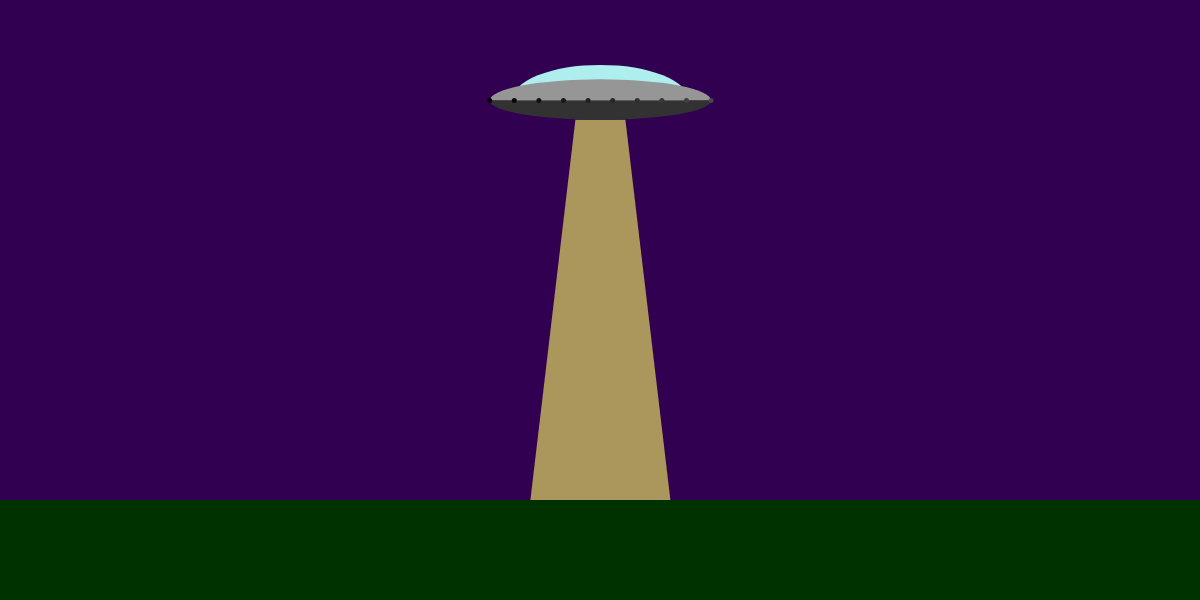
Frame 1 (no input)
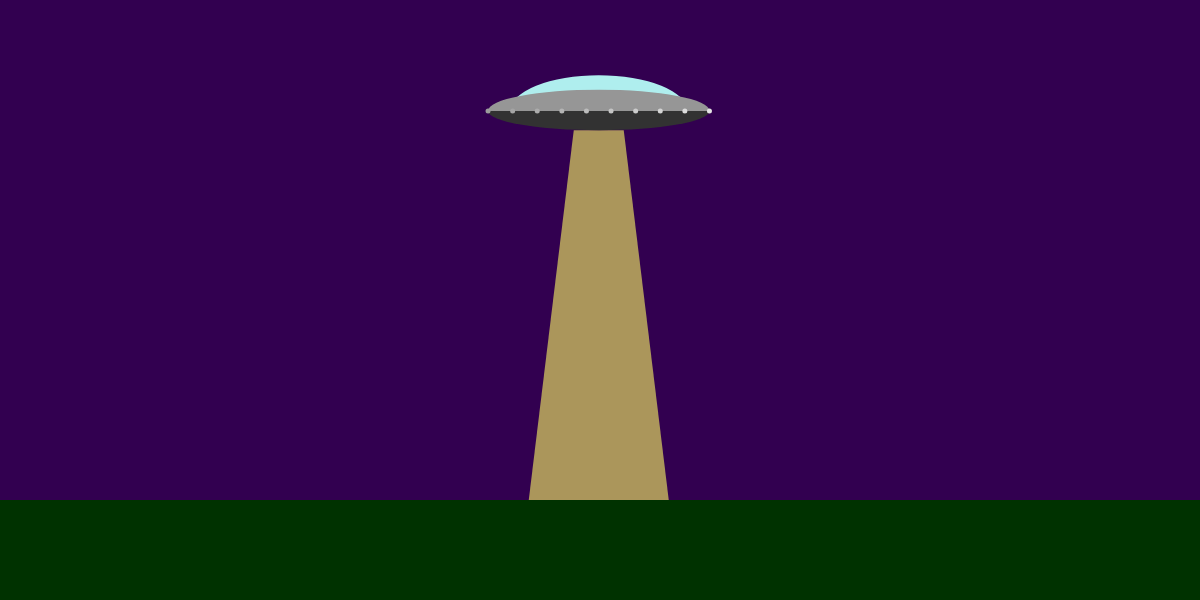
Frame 60 (no input)
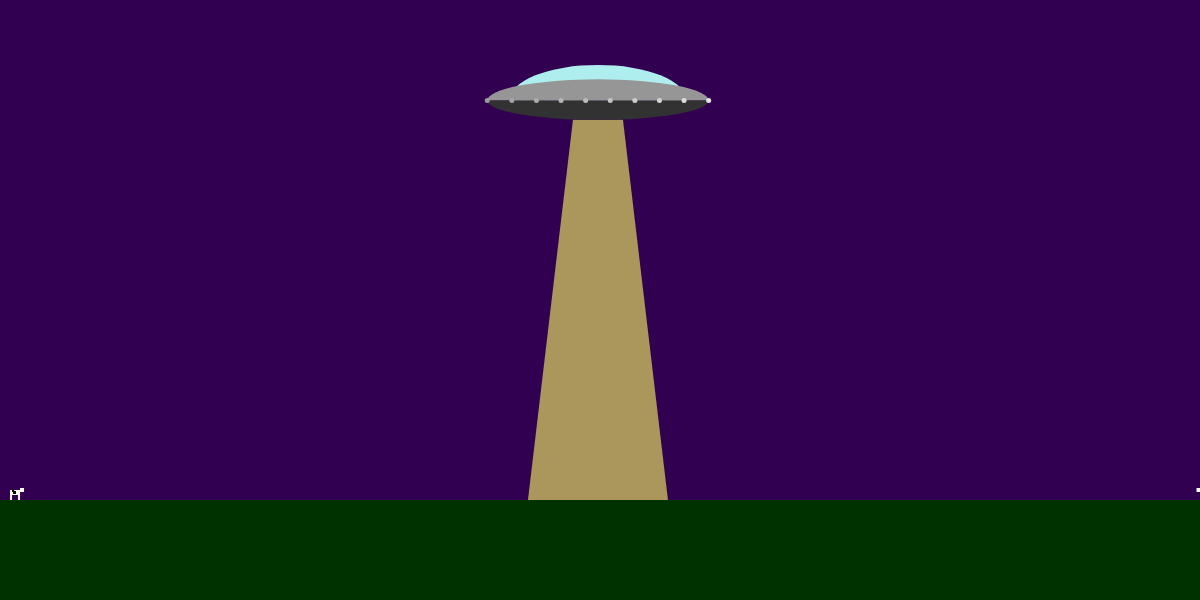
Frame 120 (the mouse pressed at the canvas centre since frame 60)

The p5.js sketch that drew these frames (run headless with seeded random() and noise() and a simulated clock; from frame 60 on, the mouse is pressed at the canvas centre):

// p5.js sketch
// ── sketch.js
let flyingSaucer;
let cowManager;
function setup()
{
    createCanvas(1200,600);
    noStroke();
    
    flyingSaucer = new FlyingSaucer(width/2,100);
    cowManager = new CowManager(width/2, height - 100);

}

function draw()
{
    background(50,0,80);
    
    //draw the ground
    fill(0,50,0);
    rect(0,height - 100, width, 100);
    

   cowManager.update();
   cowManager.draw();
    
    flyingSaucer.hover();
    flyingSaucer.draw();
    

}

function FlyingSaucer(x,y)
{
    //public
    this.x = x;
    this.y = y;
    this.beamOn = false;
    
    //private
    var fs_width = random(150,250);
    var fs_height = random(75,125);
    var window_width = random(0.65,0.85);
    var window_height = random(0.75,1);
    var base_height = random(0.25,0.5);
    var num_lights = floor(random(5,25));
    var light_inc = floor(random(5,20));
    var brightnesses = [];
    
    var self = this;
    
    ///////////methods/////////////
    
    this.hover = function()
    {
        this.x += random(-1,1);
        this.y += random(-1,1); 
        
        if(!this.beamOn && random() > 0.05)
        {
            this.beamOn = true;
        }
        else if(this.beamOn && random() > 0.999)
        {
            this.beamOn = false;
        }
    }

    
    this.draw = function()
    {
        if(this.beamOn)
        {
            beam();
        }
        
        
        //draw the window
        fill(175,238,238);
        arc(
            this.x,
            this.y,
            fs_width * window_width,
            fs_height * window_height,
            PI,TWO_PI);

        //draw the body
        fill(150);
        arc(
            this.x,
            this.y,
            fs_width,
            fs_height/2,
            PI,TWO_PI);

        //draw the base
        fill(50);
        arc(
            this.x,
            this.y,
            fs_width,
            fs_height * base_height,
            0,PI);

        //draw the lights
        var incr = (fs_width/(num_lights -1)); 

        for(var i = 0; i < num_lights; i++)
        {

            var x = this.x - fs_width/2 + i * incr;
            fill(brightnesses[i]);
            ellipse(
                x,
                this.y,
                5,
                5
            )
            brightnesses[i] += light_inc;
            if(brightnesses[i] > 255)
            {
                brightnesses[i] = 100;
            }
        }
    }   

     var beam = function()
    {
        if(random() > 0.25)
        {
            fill(255,255,100,150);
            beginShape();
            vertex(self.x - 25,self.y + fs_height * base_height * 0.5);
            vertex(self.x + 25,self.y + fs_height * base_height * 0.5);
            vertex(self.x + 70,height - 100);
            vertex(self.x - 70,height - 100);
            endShape();
        }
    }

    //////// setup code /////////
    
    for(var i = 0; i < num_lights; i++)
    {
        brightnesses.push((i * light_inc * 1)%255);
    }
}


function Cow(x,y)
{
    //public
    this.x = x;
    this.y = y;
    this.direction = random(1,2);
    
    //private
    var step = 0;

    if(random() > 0.5)
    {
        this.direction *= -1;    
    }
    
   
    
    this.draw = function()
    {
        
        push();
        translate(this.x, this.y);
        if(this.direction > 0)
        {
            scale(-1,1);
        }
        
        fill(255,250,240)
        rect(0,-10,10,5);
        
        //legs
        if(step > 5)
        {
            rect(0,-5,2,5);
            rect(8,-5,2,5);
        }
        else
        {
            rect(2,-5,2,5);
            rect(6,-5,2,5);
        }
        
        //head
        rect(-4,-12,4,4);
        
        //markings
        fill(0);
        rect(4,-9,3,3);
        rect(6,-10,2,2);

        pop();
        

        
    }
    
    this.walk = function()
    {
        this.x += this.direction;
        step = (step + 1)%10;
    }

}
function CowManager()
{
  
   this.minCows = 10;
   var cows = []
   this .update =function()
   {
     if(cows.length < this.minCows)
       {
         if(random() < 0.5)
         {
           cows.push(new Cow(-200,height-100));
         }else{
           cows.push(new Cow(width+200,height-100));
         }
       }
      for(var i=0; i < cows.length;i++)
        {
          cows[i].walk();
          
          if(cows[i].x > width + 200)
            {
              cows[i].x =-200;
            }
          else if(cows[i].x < -200)
            {
              cows[i].x = width + 200;
            }
        }
   }
   this.draw =function()
   {
     for(var i=0; i < cows.length;i++)
       {
         cows[i].draw();
       }
   }
}
